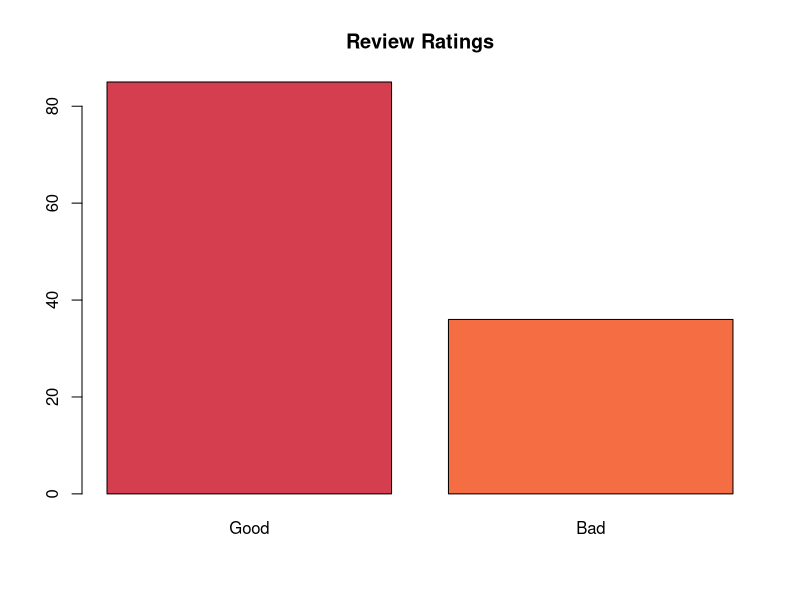
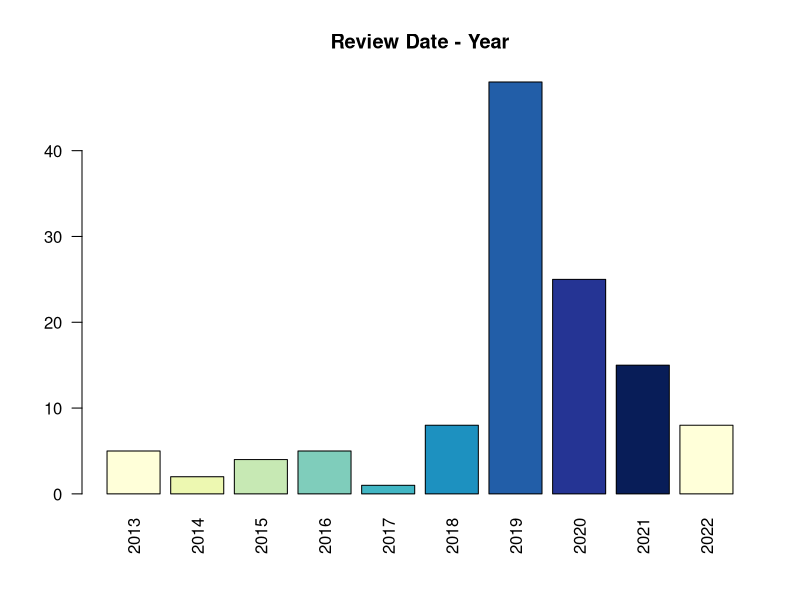
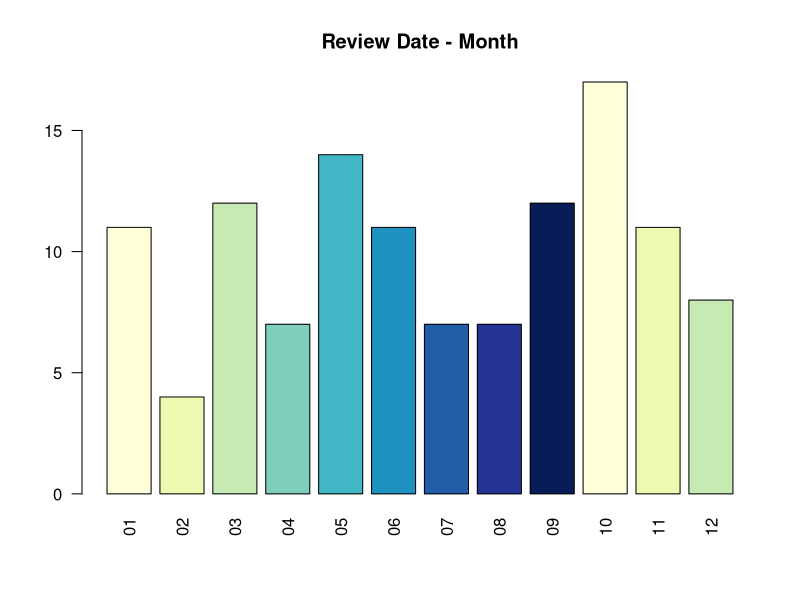
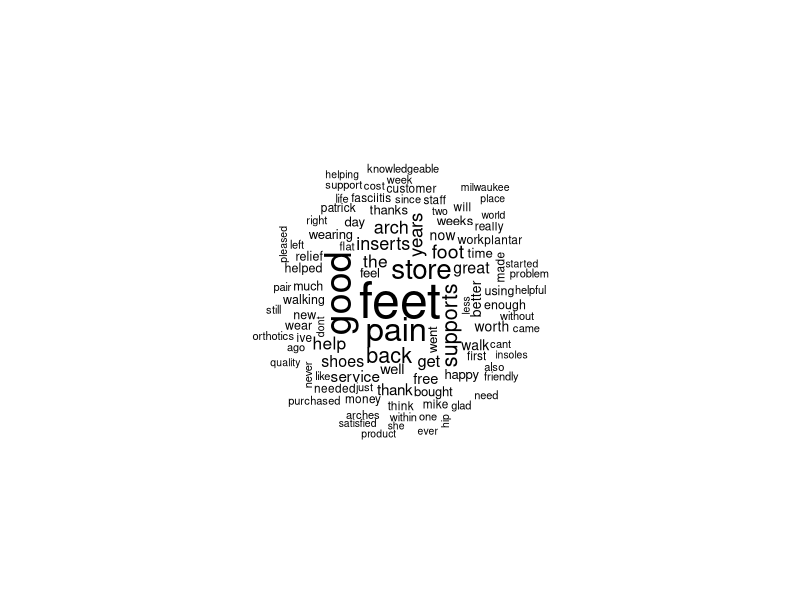
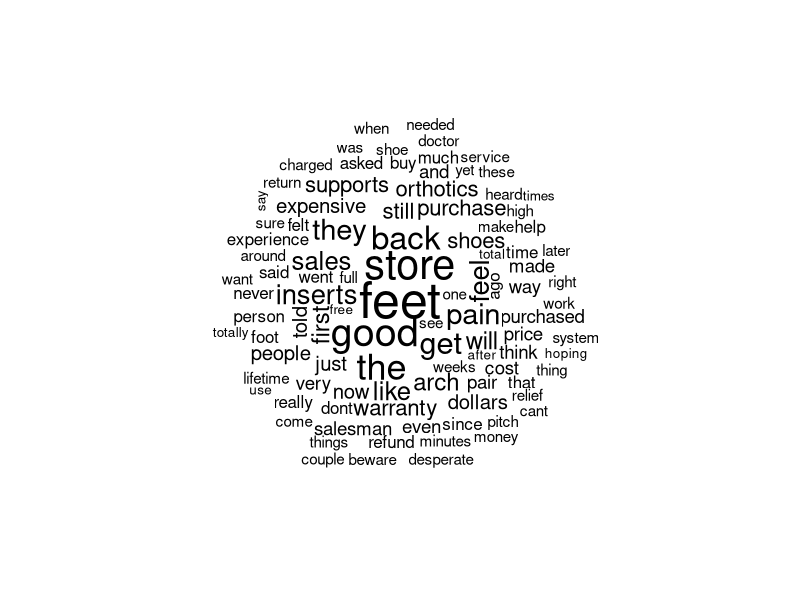

Source code (R) for these figures, in order: (Note: this script raises an error after producing the figures.)
## ---- chunk 1
gf = read.csv("GF_mkereviews.csv")
str(gf)
## ---- chunk 2
summary(gf)
## ---- chunk 3
gf$review_ID = NULL
## ---- chunk 4
gf = gf[sample(nrow(gf), replace = FALSE),]
## ---- chunk 5
gf$review_rating = factor(gf$review_rating)
levels(gf$review_rating) = list("Good"=c("4", "5"), "Bad"=c("1", "2", "3"))
## ---- chunk 6
library(RColorBrewer)
coul <- brewer.pal(8, "Spectral") 
## ---- chunk 7
barplot(table(gf$review_rating), col=coul, main = "Review Ratings")
## ---- chunk 8
gf$years = format(as.Date(gf$review_datetime_utc, format="%m/%d/%Y"), format="%Y")
gf$months = format(as.Date(gf$review_datetime_utc, format="%m/%d/%Y"), format="%m")
## ---- chunk 9
library(car)
coul <- brewer.pal(9, "YlGnBu")
barplot(table(gf$years), col=coul, main="Review Date - Year", las=2)
barplot(table(gf$months), col=coul, main="Review Date - Month", las=2)
## ---- chunk 10
library(tm)
library(SnowballC)
gf_corpus = VCorpus(VectorSource(gf$review_text))
as.character(gf_corpus[[1]])
## ---- chunk 11
gf_corpus_clean = tm_map(gf_corpus, content_transformer(tolower))
gf_corpus_clean = tm_map(gf_corpus_clean, removeNumbers)
gf_corpus_clean = tm_map(gf_corpus_clean, removeWords, stopwords())

replacePunctuation = function(x){
  gsub("[[:punct:]]+", " ", x)
}

gf_corpus_clean = tm_map(gf_corpus_clean, content_transformer(replacePunctuation))

gf_corpus_clean = tm_map(gf_corpus_clean, stemDocument)
gf_corpus_clean = tm_map(gf_corpus_clean, stripWhitespace)
as.character(gf_corpus_clean[[1]])
## ---- chunk 12
library(wordcloud)
good = subset(gf, review_rating == "Good")$review_text
bad = subset(gf, review_rating == "Bad")$review_text
## ---- chunk 13
#good
wordcloud(good, max.words = 100, scale = c(3, 0.5), random.order = FALSE)
## ---- chunk 14
#bad
wordcloud(bad, max.words = 100, scale = c(3, 0.5), random.order = FALSE)
## ---- chunk 15
gf_dtm = DocumentTermMatrix(gf_corpus_clean)

gf_dtm_train = gf_dtm[1:72, ]
gf_dtm_test = gf_dtm[73:121, ]

gf_train_labels = gf[1:72, ]$review_rating
gf_test_labels = gf[73:121, ]$review_rating
## ---- chunk 16
gf_dtm
## ---- chunk 17
gf_freq_words = findFreqTerms(gf_dtm_train, 5)
gf_dtm_freq_train = gf_dtm_train[, gf_freq_words]
gf_dtm_freq_test = gf_dtm_test[, gf_freq_words]
## ---- chunk 18
gf_dtm_freq_train
## ---- chunk 19
convert_counts <- function(x) {
x = ifelse(x > 0, "Yes", "No")
}
gf_train = apply(gf_dtm_freq_train, MARGIN = 2,
convert_counts)

gf_test = apply(gf_dtm_freq_test, MARGIN = 2,
convert_counts)
## ---- chunk 20
library(caret)
model = train(gf_train, gf_train_labels, "nb", trControl=trainControl(method="cv", number=10, classProbs = TRUE,
summaryFunction = twoClassSummary))
## ---- chunk 21
model
## ---- chunk 22
table(predict(model$finalModel, gf_test)$class, gf_test_labels)
## ---- chunk 23
library(ROCR)
gf_predictions_prob=predict(model, gf_test, type = "prob")
head(gf_predictions_prob)
## ---- chunk 24
pred_yes_gf = prediction(gf_predictions_prob$Good, gf_test_labels)
## ---- chunk 25
performance(pred_yes_gf, measure = "auc")@y.values
